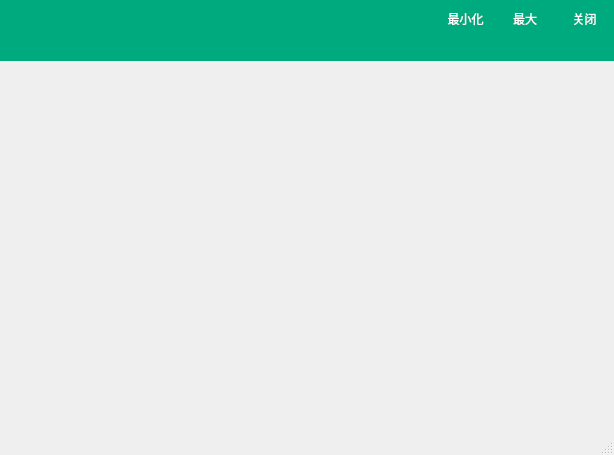
<?xml version="1.0" encoding="UTF-8"?>
<ui version="4.0">
 <class>MainWindow</class>
 <widget class="QMainWindow" name="MainWindow">
  <property name="geometry">
   <rect>
    <x>0</x>
    <y>0</y>
    <width>614</width>
    <height>455</height>
   </rect>
  </property>
  <property name="minimumSize">
   <size>
    <width>614</width>
    <height>455</height>
   </size>
  </property>
  <property name="windowTitle">
   <string>MainWindow</string>
  </property>
  <widget class="QWidget" name="centralWidget">
   <widget class="QWidget" name="wgtTop" native="true">
    <property name="geometry">
     <rect>
      <x>0</x>
      <y>0</y>
      <width>616</width>
      <height>61</height>
     </rect>
    </property>
    <property name="styleSheet">
     <string notr="true">#wgtTop{
	
	background-color: rgb(0, 170, 127);
}


</string>
    </property>
    <widget class="QWidget" name="wgtMinMaxCls" native="true">
     <property name="geometry">
      <rect>
       <x>436</x>
       <y>-1</y>
       <width>178</width>
       <height>41</height>
      </rect>
     </property>
     <layout class="QHBoxLayout" name="horizontalLayout">
      <property name="spacing">
       <number>0</number>
      </property>
      <property name="leftMargin">
       <number>0</number>
      </property>
      <property name="topMargin">
       <number>0</number>
      </property>
      <property name="rightMargin">
       <number>0</number>
      </property>
      <property name="bottomMargin">
       <number>0</number>
      </property>
      <item>
       <widget class="QPushButton" name="pbnHide">
        <property name="minimumSize">
         <size>
          <width>0</width>
          <height>40</height>
         </size>
        </property>
        <property name="styleSheet">
         <string notr="true">#pbnHide {
    color:#ffffff;
    background-color:rgba(40, 85, 20,0); 
    border: 0px solid #ffffff;

}
 
/*鼠标悬浮时的效果*/
#pbnHide:hover
{
    color:#ffffff;
	background-color: rgba(0, 0,0 ,50);
    border: 0px solid #ffffff;
}
/*如果按下与悬浮想同时产生效果，hover必须写在pressed的后面*/
/*鼠标按下时的效果*/
#pbnHide:pressed
{
    color:#ffffff;
	background-color: rgba(0, 0,0 ,50);
border: 0px solid #ffffff;
}</string>
        </property>
        <property name="text">
         <string>最小化</string>
        </property>
       </widget>
      </item>
      <item>
       <widget class="QPushButton" name="pbnMinMax">
        <property name="minimumSize">
         <size>
          <width>0</width>
          <height>40</height>
         </size>
        </property>
        <property name="styleSheet">
         <string notr="true">#pbnMinMax {
    color:#ffffff;
    background-color:rgba(40, 85, 20,0); 
    border: 0px solid #ffffff;

}
 
/*鼠标悬浮时的效果*/
#pbnMinMax:hover
{
    color:#ffffff;
	background-color: rgba(0, 0,0 ,50);
    border: 0px solid #ffffff;
}
/*如果按下与悬浮想同时产生效果，hover必须写在pressed的后面*/
/*鼠标按下时的效果*/
#pbnMinMax:pressed
{
    color:#ffffff;
	background-color: rgba(0, 0,0 ,50);
border: 0px solid #ffffff;
}</string>
        </property>
        <property name="text">
         <string>最大</string>
        </property>
       </widget>
      </item>
      <item>
       <widget class="QPushButton" name="pbnClose">
        <property name="minimumSize">
         <size>
          <width>0</width>
          <height>40</height>
         </size>
        </property>
        <property name="toolTip">
         <string>关闭</string>
        </property>
        <property name="statusTip">
         <string/>
        </property>
        <property name="styleSheet">
         <string notr="true">#pbnClose {
    color:#ffffff;
    background-color:rgba(40, 85, 20,0); 
    border: 0px solid #ffffff;
}
 
/*鼠标悬浮时的效果*/
#pbnClose:hover
{
    color:#ffffff;
	background-color: rgb(255, 0, 0);
    border: 0px solid #ffffff;
}
/*如果按下与悬浮想同时产生效果，hover必须写在pressed的后面*/
/*鼠标按下时的效果*/
#pbnClose:pressed
{
    color:#ffffff;
	background-color: rgb(255, 0, 0);
    border: 0px solid #ffffff;
}</string>
        </property>
        <property name="text">
         <string>关闭</string>
        </property>
       </widget>
      </item>
     </layout>
    </widget>
   </widget>
  </widget>
  <widget class="QStatusBar" name="statusBar"/>
 </widget>
 <layoutdefault spacing="6" margin="11"/>
 <resources/>
 <connections/>
</ui>
